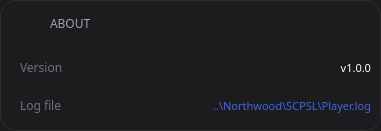
      <widget class="QFrame" name="format_qual_frame_9">
       <property name="geometry">
        <rect>
         <x>390</x>
         <y>480</y>
         <width>381</width>
         <height>131</height>
        </rect>
       </property>
       <property name="sizePolicy">
        <sizepolicy hsizetype="Preferred" vsizetype="Preferred">
         <horstretch>0</horstretch>
         <verstretch>0</verstretch>
        </sizepolicy>
       </property>
       <property name="minimumSize">
        <size>
         <width>0</width>
         <height>0</height>
        </size>
       </property>
       <property name="font">
        <font>
         <family>Manrope</family>
        </font>
       </property>
       <property name="styleSheet">
        <string notr="true">background-color: #1c1c1e;
border-radius: 16px;
border: 1px solid #2c2c2e;</string>
       </property>
       <property name="frameShape">
        <enum>QFrame::StyledPanel</enum>
       </property>
       <property name="frameShadow">
        <enum>QFrame::Raised</enum>
       </property>
       <widget class="QLabel" name="logo_text_20">
        <property name="geometry">
         <rect>
          <x>50</x>
          <y>13</y>
          <width>231</width>
          <height>21</height>
         </rect>
        </property>
        <property name="font">
         <font>
          <family>Manrope</family>
          <pointsize>9</pointsize>
         </font>
        </property>
        <property name="styleSheet">
         <string notr="true">background-color: transparent;
color: #9CA3AF;
outline: none;
border: none;</string>
        </property>
        <property name="text">
         <string>ABOUT</string>
        </property>
       </widget>
       <widget class="QLabel" name="about_icon">
        <property name="geometry">
         <rect>
          <x>20</x>
          <y>13</y>
          <width>21</width>
          <height>21</height>
         </rect>
        </property>
        <property name="font">
         <font>
          <family>Manrope</family>
          <pointsize>12</pointsize>
         </font>
        </property>
        <property name="styleSheet">
         <string notr="true">background-color: transparent;
color: white;
border: none;
outline: none;</string>
        </property>
        <property name="text">
         <string/>
        </property>
        <property name="pixmap">
         <pixmap resource="resources.qrc">:/images/images/circle-info-solid.png</pixmap>
        </property>
        <property name="scaledContents">
         <bool>true</bool>
        </property>
       </widget>
       <widget class="QLabel" name="logo_text_31">
        <property name="geometry">
         <rect>
          <x>20</x>
          <y>52</y>
          <width>111</width>
          <height>31</height>
         </rect>
        </property>
        <property name="font">
         <font>
          <family>Manrope</family>
          <pointsize>9</pointsize>
         </font>
        </property>
        <property name="styleSheet">
         <string notr="true">background-color: transparent;
color: #6B7280;
border: none;
outline: none;</string>
        </property>
        <property name="text">
         <string>Version</string>
        </property>
       </widget>
       <widget class="QLabel" name="app_version">
        <property name="geometry">
         <rect>
          <x>260</x>
          <y>52</y>
          <width>111</width>
          <height>31</height>
         </rect>
        </property>
        <property name="font">
         <font>
          <family>Manrope</family>
          <pointsize>8</pointsize>
         </font>
        </property>
        <property name="styleSheet">
         <string notr="true">background-color: transparent;
color: white;
border: none;
outline: none;</string>
        </property>
        <property name="text">
         <string>v1.0.0</string>
        </property>
        <property name="alignment">
         <set>Qt::AlignRight|Qt::AlignTrailing|Qt::AlignVCenter</set>
        </property>
       </widget>
       <widget class="QLabel" name="logo_text_33">
        <property name="geometry">
         <rect>
          <x>20</x>
          <y>90</y>
          <width>91</width>
          <height>31</height>
         </rect>
        </property>
        <property name="font">
         <font>
          <family>Manrope</family>
          <pointsize>9</pointsize>
         </font>
        </property>
        <property name="styleSheet">
         <string notr="true">background-color: transparent;
color: #6B7280;
border: none;
outline: none;</string>
        </property>
        <property name="text">
         <string>Log file</string>
        </property>
       </widget>
       <widget class="QLabel" name="log_file_location">
        <property name="geometry">
         <rect>
          <x>170</x>
          <y>90</y>
          <width>201</width>
          <height>31</height>
         </rect>
        </property>
        <property name="font">
         <font>
          <family>Manrope</family>
          <pointsize>8</pointsize>
         </font>
        </property>
        <property name="styleSheet">
         <string notr="true">background-color: transparent;
color: rgb(63, 98, 233);
border: none;
outline: none;</string>
        </property>
        <property name="text">
         <string>..\Northwood\SCPSL\Player.log</string>
        </property>
        <property name="alignment">
         <set>Qt::AlignRight|Qt::AlignTrailing|Qt::AlignVCenter</set>
        </property>
       </widget>
      </widget>
